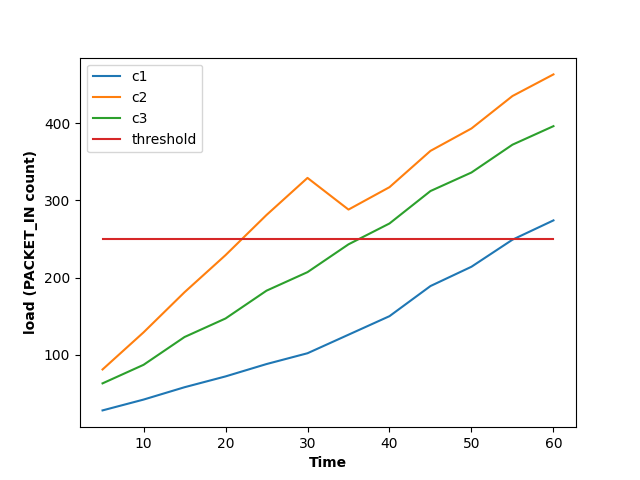

This figure's Python source:
import matplotlib.pyplot as plt
import numpy as np
import config
import sys
  
# create data

threshold=config.threshold
intervals=[]
c1_load=[]
c2_load=[]
c3_load=[]
threshold_arr=[]


f1=open("c1_load_data.txt","r")
f2=open("c2_load_data.txt","r")
f3=open("c3_load_data.txt","r")

f1_lines=f1.readlines()
f2_lines=f2.readlines()
f3_lines=f3.readlines()

f1.close()
f2.close()
f3.close()

for line in f1_lines:
    interval=line.strip().split(" ")[2]
    intervals.append(int(interval))
    threshold_arr.append(threshold)
    load=line.strip().split(" ")[1]
    c1_load.append(int(load))

for line in f2_lines:
    load=line.strip().split(" ")[1]
    c2_load.append(int(load))

for line in f3_lines:
    load=line.strip().split(" ")[1]
    c3_load.append(int(load))


# plot lines
plt.plot(intervals, c1_load, label = "c1")
plt.plot(intervals, c2_load, label = "c2")
plt.plot(intervals, c3_load, label = "c3")
plt.plot(intervals, threshold_arr, label = "threshold")
plt.xlabel('Time', fontweight ='bold', fontsize = 10)
plt.ylabel('load (PACKET_IN count)', fontweight ='bold', fontsize = 10)


plt.legend()
plt.savefig(sys.argv[1])
